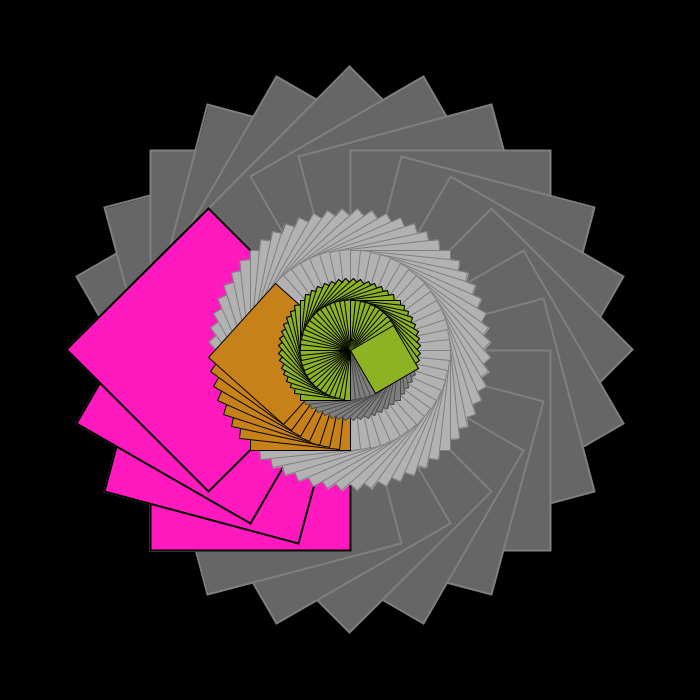
Frame 1 (no input)
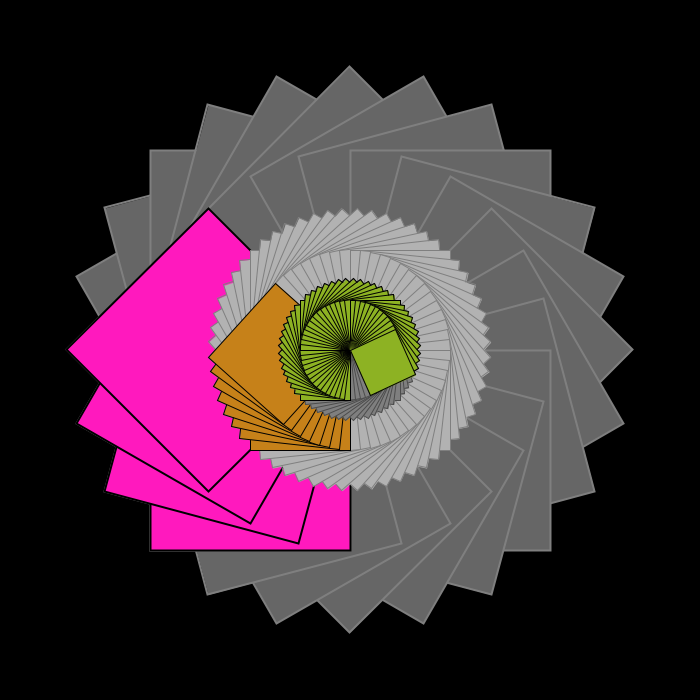
Frame 60 (the mouse pressed at the canvas centre just before this capture)
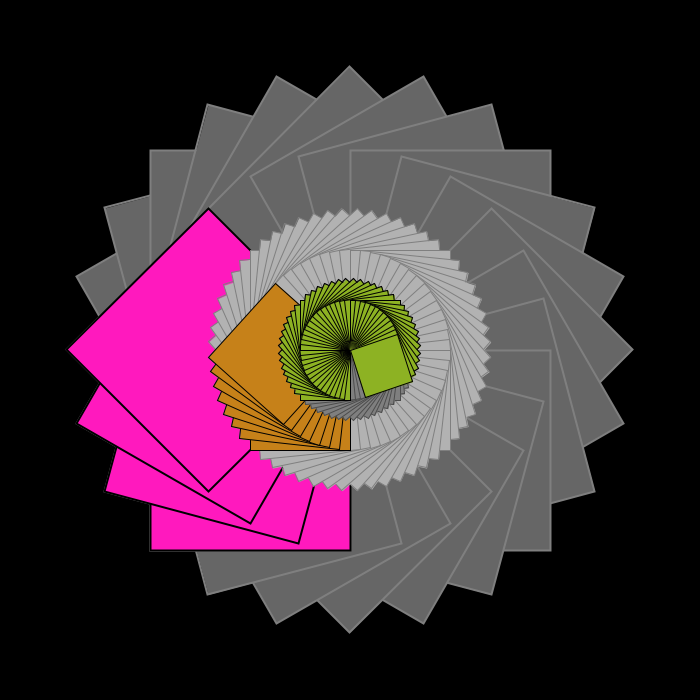
Frame 120 (the mouse held since frame 60 and released just before this capture)

The Processing sketch that drew these frames (run headless with seeded random() and noise(); from frame 60 on, the mouse is pressed at the canvas centre):

// Processing sketch: processing_21019
// ── processing_21019.pde

int hours;
int minutes;
int seconds;
 
 
void setup() {
  size(700, 700);
  colorMode(HSB, 100);
  background(0, 0, 100);
  smooth();
}
 
void draw() {
 
  hours = hour();
  minutes = minute();
  seconds = second();
 
  println(hours + " " + minutes + " " + seconds);
 
  if (hours>7 && hours<13) {   
    background(55,100,100); // blue morning
  }
  else if (hours>13 && hours<18) {
    background(12,100,100); //orange afternoon
  }
  else {
    background(0); //black night
  }
 
// center sketch
translate(350,350);
rotate(radians(90));
noFill();
 
// hours
for (int k = 0; k < 25; k++) {
  strokeWeight(2);
  stroke(50);
  fill(40);
  pushMatrix();
  rotate(radians(15*k));
  rect(0,0,200,200);
  popMatrix();
}
 
 
//load hours
for (int k = 0; k < hours; k++) {
  strokeWeight(2);
  stroke(0);
  fill(88,90,100);
  pushMatrix();
  rotate(radians(15*k));
  rect(0,0,200,200);
  popMatrix();
}
 
 
// minutes
for (int j = 0; j < 61; j++) {
  strokeWeight(1);
  stroke(50);
  fill(70);
  pushMatrix();
  rotate(radians(6*j));
  rect(0,0,100,100);
  popMatrix();
}
 
//load minutes
for (int j = 0; j < minutes; j++) {
  strokeWeight(1);
  stroke(0);
  fill(10,87,78);
  pushMatrix();
  rotate(radians(6*j));
  rect(0,0,100,100);
  popMatrix();
}
 
//seconds
for (int i = 0; i < 61; i++) {
  strokeWeight(1);
  stroke(30);
  fill(50);
  pushMatrix();
  rotate(radians(6*i));
  rect(0,0,50,50);
  popMatrix();
}
 
//load seconds
for (int i = 0; i < seconds; i++) {
  strokeWeight(1);
  stroke(0);
  fill(21,80,70);
  pushMatrix();
  rotate(radians(6*i));
  rect(0,0,50,50);
  popMatrix();
}
 
}
